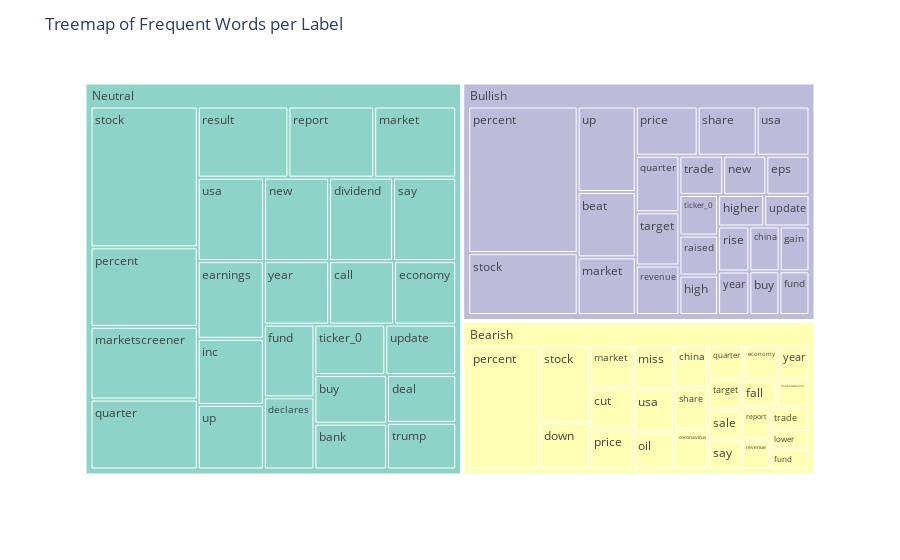

Write notebook code for a chart like this one.
### Code cell
# Calculating the top words by class
word_freq = get_top_words_by_class(train_cleaned_df, 'label', 'text', top_criteria=25)
label_map = {0: 'Bearish', 1: 'Bullish', 2: 'Neutral'}
word_freq['label_name'] = word_freq['label'].map(label_map)

fig = px.treemap(word_freq, path=['label_name', 'word'], values='freq',
                 color='label_name', color_discrete_sequence=px.colors.qualitative.Set3)
fig.update_layout(title='Treemap of Frequent Words per Label')
fig.show()

### Figure 1 — Plotly figure (JSON) as saved in the notebook; plotly's stock layout.template omitted (floating-point values rounded to 4 significant figures)
{"data": [{"branchvalues": "total", "customdata": [["Neutral"], ["Bearish"], ["Bearish"], ["Neutral"], ["Bearish"], ["Bullish"], ["Bullish"], ["Neutral"], ["Bearish"], ["Bullish"], ["Bullish"], ["Neutral"], ["Bearish"], ["Bullish"], ["Bearish"], ["Bearish"], ["Neutral"], ["Bullish"], ["Bearish"], ["Bullish"], ["Bullish"], ["Neutral"], ["Bullish"], ["Neutral"], ["Neutral"], ["Bearish"], ["Bullish"], ["Bearish"], ["Bullish"], ["Neutral"], ["Neutral"], ["Bearish"], ["Neutral"], ["Bearish"], ["Bullish"], ["Bullish"], ["Bullish"], ["Neutral"], ["Bearish"], ["Bearish"], ["Neutral"], ["Bullish"], ["Bearish"], ["Neutral"], ["Bearish"], ["Neutral"], ["Bullish"], ["Bearish"], ["Bearish"], ["Bullish"], ["Neutral"], ["Bearish"], ["Bearish"], ["Bullish"], ["Bullish"], ["Neutral"], ["Neutral"], ["Bullish"], ["Neutral"], ["Bearish"], ["Neutral"], ["Bearish"], ["Neutral"], ["Bearish"], ["Neutral"], ["Bullish"], ["Bearish"], ["Bullish"], ["Neutral"], ["Bullish"], ["Bullish"], ["Bullish"], ["Neutral"], ["Bearish"], ["Neutral"], ["Bearish"], ["Bullish"], ["Neutral"]], "domain": {"x": [0, 1], "y": [0, 1]}, "hovertemplate": "labels=%{label}<br>freq=%{value}<br>parent=%{parent}<br>id=%{id}<br>label_name=%{customdata[0]}<extra></extra>", "ids": ["Neutral/year", "Bearish/sale", "Bearish/say", "Neutral/say", "Bearish/share", "Bullish/share", "Bullish/stock", "Neutral/stock", "Bearish/target", "Bullish/target", "Bullish/ticker_0", "Neutral/ticker_0", "Bearish/stock", "Bullish/trade", "Bearish/trade", "Bearish/year", "Neutral/usa", "Bullish/usa", "Bearish/usa", "Bullish/year", "Bullish/update", "Neutral/up", "Bullish/up", "Neutral/trump", "Neutral/update", "Bearish/price", "Bullish/price", "Bearish/quarter", "Bullish/quarter", "Neutral/quarter", "Neutral/report", "Bearish/report", "Neutral/result", "Bearish/revenue", "Bullish/revenue", "Bullish/raised", "Bullish/rise", "Neutral/percent", "Bearish/percent", "Bearish/oil", "Neutral/new", "Bullish/new", "Bearish/miss", "Neutral/marketscreener", "Bearish/marketscreener", "Neutral/market", "Bullish/market", "Bearish/market", "Bearish/lower", "Bullish/percent", "Neutral/deal", "Bearish/cut", "Bearish/coronavirus", "Bullish/china", "Bullish/beat", "Neutral/call", "Neutral/buy", "Bullish/buy", "Neutral/declares", "Bearish/china", "Neutral/dividend", "Bearish/fall", "Neutral/earnings", "Bearish/economy", "Neutral/economy", "Bullish/eps", "Bearish/fund", "Bullish/fund", "Neutral/fund", "Bullish/gain", "Bullish/high", "Bullish/higher", "Neutral/inc", "Bearish/down", "Neutral/bank", "Bearish", "Bullish", "Neutral"], "labels": ["year", "sale", "say", "say", "share", "share", "stock", "stock", "target", "target", "ticker_0", "ticker_0", "stock", "trade", "trade", "year", "usa", "usa", "usa", "year", "update", "up", "up", "trump", "update", "price", "price", "quarter", "quarter", "quarter", "report", "report", "result", "revenue", "revenue", "raised", "rise", "percent", "percent", "oil", "new", "new", "miss", "marketscreener", "marketscreener", "market", "market", "market", "lower", "percent", "deal", "cut", "coronavirus", "china", "beat", "call", "buy", "buy", "declares", "china", "dividend", "fall", "earnings", "economy", "economy", "eps", "fund", "fund", "fund", "gain", "high", "higher", "inc", "down", "bank", "Bearish", "Bullish", "Neutral"], "marker": {"colors": ["rgb(141,211,199)", "rgb(255,255,179)", "rgb(255,255,179)", "rgb(141,211,199)", "rgb(255,255,179)", "rgb(190,186,218)", "rgb(190,186,218)", "rgb(141,211,199)", "rgb(255,255,179)", "rgb(190,186,218)", "rgb(190,186,218)", "rgb(141,211,199)", "rgb(255,255,179)", "rgb(190,186,218)", "rgb(255,255,179)", "rgb(255,255,179)", "rgb(141,211,199)", "rgb(190,186,218)", "rgb(255,255,179)", "rgb(190,186,218)", "rgb(190,186,218)", "rgb(141,211,199)", "rgb(190,186,218)", "rgb(141,211,199)", "rgb(141,211,199)", "rgb(255,255,179)", "rgb(190,186,218)", "rgb(255,255,179)", "rgb(190,186,218)", "rgb(141,211,199)", "rgb(141,211,199)", "rgb(255,255,179)", "rgb(141,211,199)", "rgb(255,255,179)", "rgb(190,186,218)", "rgb(190,186,218)", "rgb(190,186,218)", "rgb(141,211,199)", "rgb(255,255,179)", "rgb(255,255,179)", "rgb(141,211,199)", "rgb(190,186,218)", "rgb(255,255,179)", "rgb(141,211,199)", "rgb(255,255,179)", "rgb(141,211,199)", "rgb(190,186,218)", "rgb(255,255,179)", "rgb(255,255,179)", "rgb(190,186,218)", "rgb(141,211,199)", "rgb(255,255,179)", "rgb(255,255,179)", "rgb(190,186,218)", "rgb(190,186,218)", "rgb(141,211,199)", "rgb(141,211,199)", "rgb(190,186,218)", "rgb(141,211,199)", "rgb(255,255,179)", "rgb(141,211,199)", "rgb(255,255,179)", "rgb(141,211,199)", "rgb(255,255,179)", "rgb(141,211,199)", "rgb(190,186,218)", "rgb(255,255,179)", "rgb(190,186,218)", "rgb(141,211,199)", "rgb(190,186,218)", "rgb(190,186,218)", "rgb(190,186,218)", "rgb(141,211,199)", "rgb(255,255,179)", "rgb(141,211,199)", "rgb(255,255,179)", "rgb(190,186,218)", "rgb(141,211,199)"]}, "name": "", "parents": ["Neutral", "Bearish", "Bearish", "Neutral", "Bearish", "Bullish", "Bullish", "Neutral", "Bearish", "Bullish", "Bullish", "Neutral", "Bearish", "Bullish", "Bearish", "Bearish", "Neutral", "Bullish", "Bearish", "Bullish", "Bullish", "Neutral", "Bullish", "Neutral", "Neutral", "Bearish", "Bullish", "Bearish", "Bullish", "Neutral", "Neutral", "Bearish", "Neutral", "Bearish", "Bullish", "Bullish", "Bullish", "Neutral", "Bearish", "Bearish", "Neutral", "Bullish", "Bearish", "Neutral", "Bearish", "Neutral", "Bullish", "Bearish", "Bearish", "Bullish", "Neutral", "Bearish", "Bearish", "Bullish", "Bullish", "Neutral", "Neutral", "Bullish", "Neutral", "Bearish", "Neutral", "Bearish", "Neutral", "Bearish", "Neutral", "Bullish", "Bearish", "Bullish", "Neutral", "Bullish", "Bullish", "Bullish", "Neutral", "Bearish", "Neutral", "", "", ""], "type": "treemap", "values": [167, 46, 46, 212, 66, 124, 289, 608, 47, 99, 67, 144, 180, 73, 39, 49, 223, 111, 81, 58, 61, 172, 212, 130, 144, 82, 130, 56, 105, 302, 246, 42, 260, 40, 92, 66, 60, 343, 412, 70, 218, 72, 82, 314, 43, 235, 143, 86, 38, 684, 133, 84, 63, 58, 162, 166, 142, 56, 147, 67, 215, 46, 207, 55, 159, 72, 37, 56, 148, 57, 65, 62, 176, 108, 134, 1965, 3034, 5345]}], "layout": {"legend": {"tracegroupgap": 0}, "margin": {"t": 60}, "title": {"text": "Treemap of Frequent Words per Label"}, "treemapcolorway": ["rgb(141,211,199)", "rgb(255,255,179)", "rgb(190,186,218)", "rgb(251,128,114)", "rgb(128,177,211)", "rgb(253,180,98)", "rgb(179,222,105)", "rgb(252,205,229)", "rgb(217,217,217)", "rgb(188,128,189)", "rgb(204,235,197)", "rgb(255,237,111)"]}}
